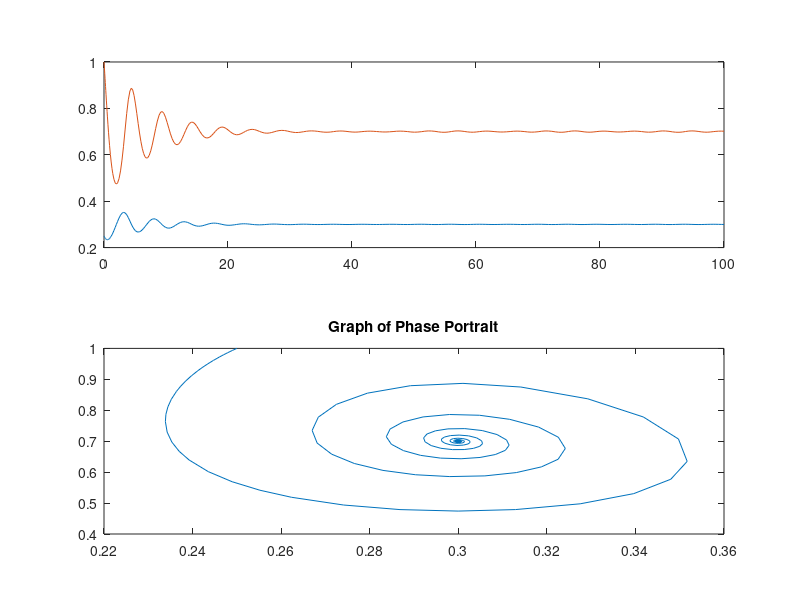

Recreate this plot in MATLAB.
function [t, u] = RMF1
%Creates a row vector of length 2. These are the inital conditions

u0 = [.25; 1];
%Define the length of time

tspan = [0;100];
%Use A Runge-Kutta Method to solve an ODE using a given time frame tspan
%and initial condition u0

[t,u] = ode45(@f, tspan, u0);

time = t(:, 1);
figure(1);
%Plots solutions of each u(1) and u(2)
plot(t, u(:, 1));
%Plots phase portrait
subplot(2, 1, 1), plot(t,u(:,1), t,u(:,2));
subplot(2, 1, 2), plot(u(:,1), u(:,2));
title('Graph of Phase Portrait')
end

function dudt =f(t,u);
a=5;
b=4;
c=0;
d=1;
K=100;
m=1;
h=10;

alpha=.25;
r = .5;
g = 9.8;
l = .5;
k =.25;
epsilon=2;
e2 = .1;

%dudt=zeros(1, 1);
%Creates a null column vector of length 2 
dudt=zeros(2, 1);
%Define the lienar system

a=0.3
b=8

dudt(1)= u(1)*(1-u(1)-u(2));
dudt(2)= b*(u(1)-a)*u(2);
end
